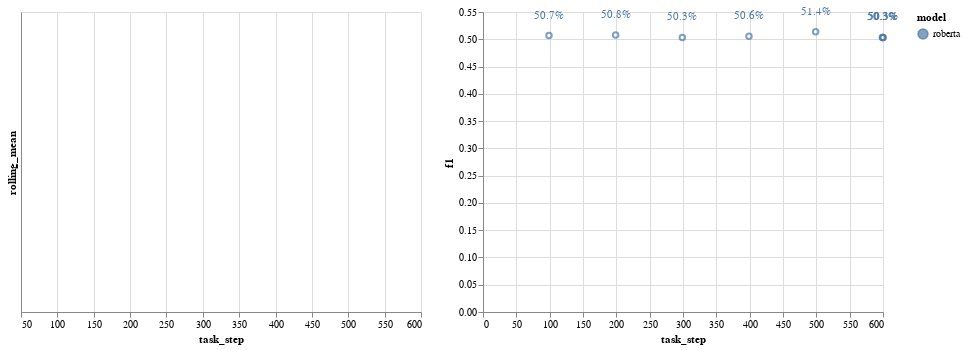

Notebook source saved alongside this figure:
### Code cell
# doesnt show ... why ? interpreter problem ?
# alt.renderers.enable('default')

raw_loss = alt.Chart(df[filter]).mark_line().encode(
  x='task_step',# or global_step
  y='loss_val',
  color='model:N' # setup or model
)

raw_f1 = alt.Chart(df[filter & (df["f1"].notnull())]).mark_point().encode(
  x='task_step',# global_step
  y='f1',
  color='model:N'
)

f1_labels = raw_f1.mark_text(
    align="center",
    dy= -20
).encode(text=alt.Text("f1:Q",format=".1%"))

# rolling average 
avg_loss = alt.Chart(df[filter]).mark_line(color="green"
).transform_window(
    rolling_mean='mean(loss_val)',
    frame=[-10,0]
).encode(
    x='task_step',# global_step
    y='rolling_mean:Q',
    color="model:N"
    #color="task:N"
)

#alt.layer(avg_loss + raw_f1).interactive() #+ f1_labels
avg_loss | (raw_f1 + f1_labels)

### Figure 1 — Vega-Lite specification as saved in the notebook (floating-point values rounded to 4 significant figures)
{"config": {"view": {"continuousWidth": 400, "continuousHeight": 300}}, "hconcat": [{"data": {"name": "data-d0acb0ffe6a17d0e20bbd83aab9cac3c"}, "mark": {"type": "line", "color": "green"}, "encoding": {"color": {"field": "model", "type": "nominal"}, "x": {"field": "task_step", "type": "quantitative"}, "y": {"field": "rolling_mean", "type": "quantitative"}}, "transform": [{"window": [{"op": "mean", "field": "loss_val", "as": "rolling_mean"}], "frame": [-10, 0]}]}, {"layer": [{"mark": "point", "encoding": {"color": {"field": "model", "type": "nominal"}, "x": {"field": "task_step", "type": "quantitative"}, "y": {"field": "f1", "type": "quantitative"}}}, {"mark": {"type": "text", "align": "center", "dy": -20}, "encoding": {"color": {"field": "model", "type": "nominal"}, "text": {"field": "f1", "format": ".1%", "type": "quantitative"}, "x": {"field": "task_step", "type": "quantitative"}, "y": {"field": "f1", "type": "quantitative"}}}], "data": {"name": "data-d0acb0ffe6a17d0e20bbd83aab9cac3c"}}], "$schema": "https://vega.github.io/schema/vega-lite/v4.17.0.json", "datasets": {"data-d0acb0ffe6a17d0e20bbd83aab9cac3c": [{"task": "zho.dep.scidtb", "f1": 0.5068, "precision": 0.7986, "recall": 0.3712, "task_step": 99, "global_step": 99, "setup": "single", "model": "roberta", "task_type": "conllu", "loss_val": null, "TIMESTAMP": ""}, {"task": "zho.dep.scidtb", "f1": 0.5079, "precision": 0.7887, "recall": 0.3746, "task_step": 199, "global_step": 199, "setup": "single", "model": "roberta", "task_type": "conllu", "loss_val": null, "TIMESTAMP": ""}, {"task": "zho.dep.scidtb", "f1": 0.5033, "precision": 0.7533, "recall": 0.3779, "task_step": 299, "global_step": 299, "setup": "single", "model": "roberta", "task_type": "conllu", "loss_val": null, "TIMESTAMP": ""}, {"task": "zho.dep.scidtb", "f1": 0.5057, "precision": 0.7929, "recall": 0.3712, "task_step": 399, "global_step": 399, "setup": "single", "model": "roberta", "task_type": "conllu", "loss_val": null, "TIMESTAMP": ""}, {"task": "zho.dep.scidtb", "f1": 0.5139, "precision": 0.8346, "recall": 0.3712, "task_step": 499, "global_step": 499, "setup": "single", "model": "roberta", "task_type": "conllu", "loss_val": null, "TIMESTAMP": ""}, {"task": "zho.dep.scidtb", "f1": 0.5034, "precision": 0.7817, "recall": 0.3712, "task_step": 599, "global_step": 599, "setup": "single", "model": "roberta", "task_type": "conllu", "loss_val": null, "TIMESTAMP": ""}, {"task": "zho.dep.scidtb", "f1": 0.5034, "precision": 0.7817, "recall": 0.3712, "task_step": 600, "global_step": 600, "setup": "single", "model": "roberta", "task_type": "conllu", "loss_val": null, "TIMESTAMP": ""}, {"task": "zho.dep.scidtb", "f1": 0.5034, "precision": 0.7817, "recall": 0.3712, "task_step": 600, "global_step": 600, "setup": "single", "model": "roberta", "task_type": "conllu", "loss_val": null, "TIMESTAMP": ""}]}}
